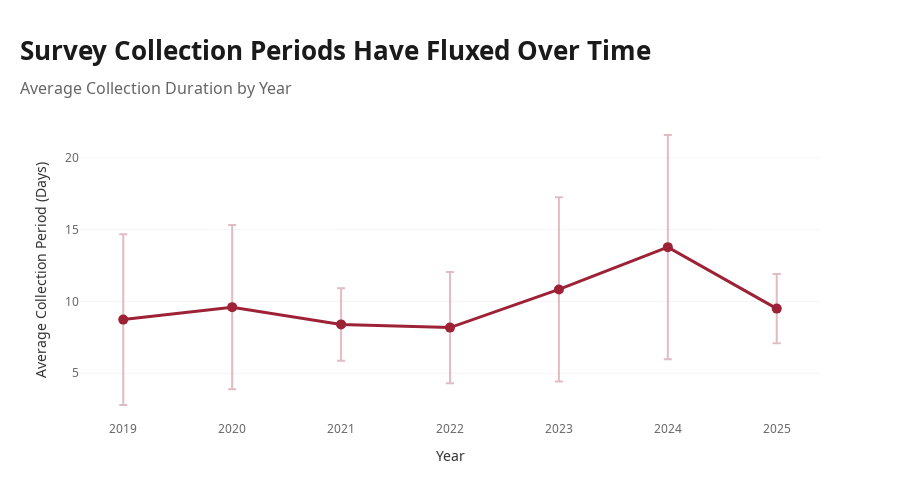

Notebook code cell kept with this figure:
### Code cell
fig4 = go.Figure()

avg_by_year = survey_windows.groupby('Year')['Collection_Period_Days'].agg(['mean', 'std', 'count']).reset_index()

fig4.add_trace(go.Scatter(
    x=avg_by_year['Year'],
    y=avg_by_year['mean'],
    mode='lines+markers',
    name='Average',
    line=dict(color='#9D2235', width=3),
    marker=dict(size=10),
    error_y=dict(
        type='data',
        array=avg_by_year['std'],
        visible=True,
        color='rgba(157, 34, 53, 0.3)'
    )
))

fig4.update_layout(
    title=dict(
        text='<b>Survey Collection Periods Have Fluxed Over Time</b><br><span style="font-size:16px; color:#666666; font-weight:500">Average Collection Duration by Year</span>',
        font=dict(family='Noto Sans, sans-serif', size=26, color='#1a1a1a'),
        x=0,
        xanchor='left',
        pad=dict(l=20)
    ),
    xaxis=dict(
        title=dict(
            text='Year',
            font=dict(family='Noto Sans, sans-serif', size=14, color='#333333')
        ),
        tickfont=dict(family='Noto Sans, sans-serif', size=12, color='#666666'),
        showgrid=False
    ),
    yaxis=dict(
        title=dict(
            text='Average Collection Period (Days)',
            font=dict(family='Noto Sans, sans-serif', size=14, color='#333333')
        ),
        tickfont=dict(family='Noto Sans, sans-serif', size=12, color='#666666'),
        showgrid=True,
        gridcolor='rgba(224, 224, 224, 0.3)'
    ),
    plot_bgcolor='white',
    paper_bgcolor='white',
    height=500,
    margin=dict(l=80, r=80, t=120, b=80),
    showlegend=False
)

fig4.show()

### Figure 1 — Plotly figure (JSON) as saved in the notebook; plotly's stock layout.template omitted (floating-point values rounded to 4 significant figures)
{"data": [{"error_y": {"array": [5.946, 5.721, 2.521, 3.877, 6.41, 7.807, 2.415], "color": "rgba(157, 34, 53, 0.3)", "type": "data", "visible": true}, "line": {"color": "#9D2235", "width": 3}, "marker": {"size": 10}, "mode": "lines+markers", "name": "Average", "type": "scatter", "x": [2019, 2020, 2021, 2022, 2023, 2024, 2025], "y": [8.735, 9.6, 8.4, 8.176, 10.83, 13.78, 9.5]}], "layout": {"height": 500, "margin": {"b": 80, "l": 80, "r": 80, "t": 120}, "paper_bgcolor": "white", "plot_bgcolor": "white", "showlegend": false, "title": {"font": {"color": "#1a1a1a", "family": "Noto Sans, sans-serif", "size": 26}, "pad": {"l": 20}, "text": "<b>Survey Collection Periods Have Fluxed Over Time</b><br><span style=\"font-size:16px; color:#666666; font-weight:500\">Average Collection Duration by Year</span>", "x": 0, "xanchor": "left"}, "xaxis": {"showgrid": false, "tickfont": {"color": "#666666", "family": "Noto Sans, sans-serif", "size": 12}, "title": {"font": {"color": "#333333", "family": "Noto Sans, sans-serif", "size": 14}, "text": "Year"}}, "yaxis": {"gridcolor": "rgba(224, 224, 224, 0.3)", "showgrid": true, "tickfont": {"color": "#666666", "family": "Noto Sans, sans-serif", "size": 12}, "title": {"font": {"color": "#333333", "family": "Noto Sans, sans-serif", "size": 14}, "text": "Average Collection Period (Days)"}}}}
